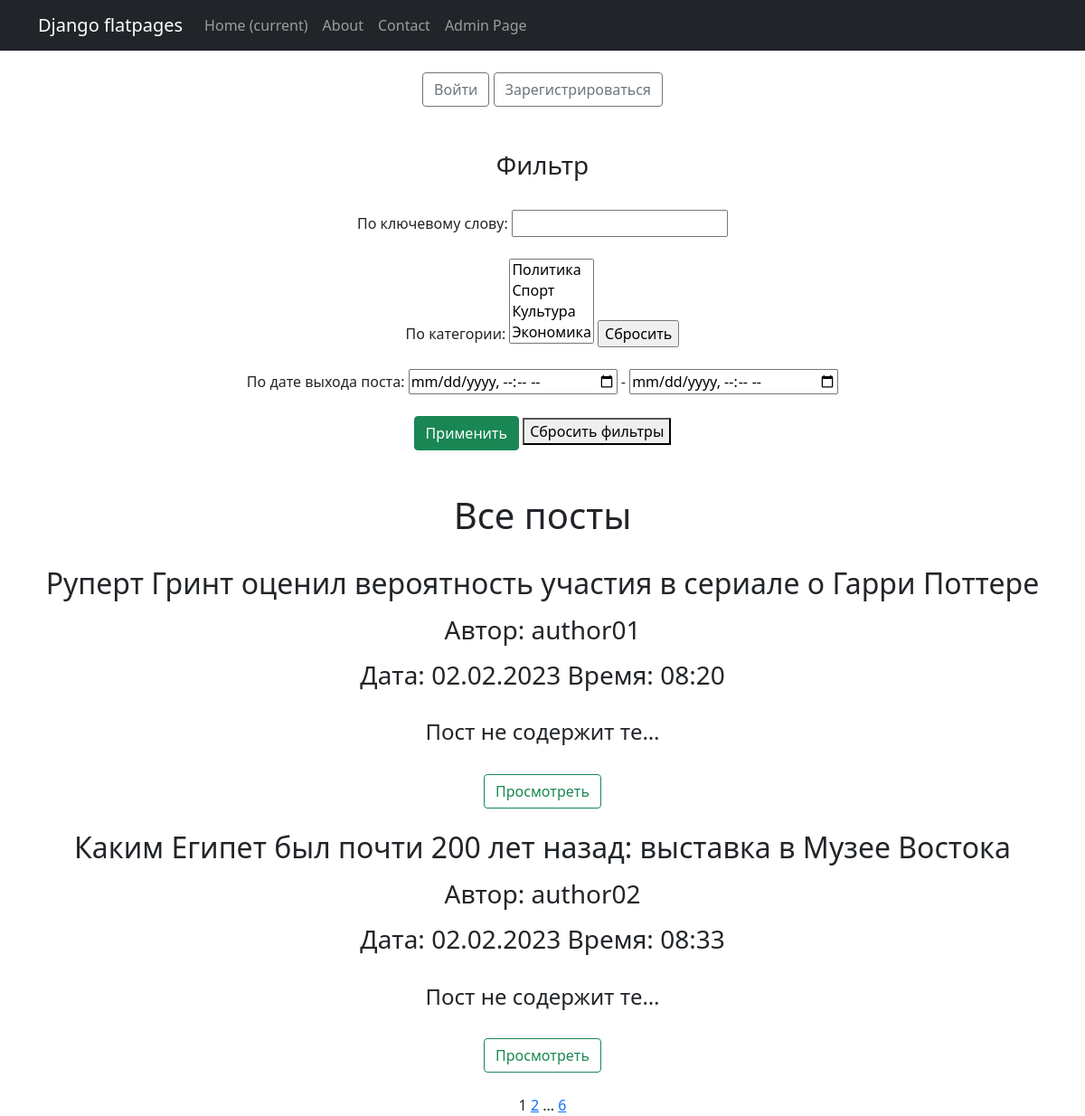
/posts/, run on the app's committed database.
### news/models.py (models this page shows, shortened)
class Post (models.Model):
    author = models.ForeignKey(Author, on_delete=models.CASCADE)
    article = 'A'
    news = 'N'
    POSTS = [
        (article, 'статья'),
        (news, 'новость'),
    ]
    type = models.CharField(max_length=1,
                                choices=POSTS,
                                default=news)
    time_in = models.DateTimeField(auto_now_add=True)#время создания
    category = models.ManyToManyField(Category, through='PostCategory')
    heading = models.CharField(max_length=255,) #заголовок
    text = models.TextField(default="Пост не содержит текста")
    rate = models.IntegerField(default = 0) #рейтинг
    def date(self):
        d=self.time_in.date()
        new_date = d.strftime("%d.%m.%Y")
        return new_date
    def time(self):
        t=self.time_in.time()
        new_time=t.strftime("%H:%M")
        return new_time

class Author (models.Model):
    authorUser = models.OneToOneField(User, on_delete=models.CASCADE)
    arating = models.IntegerField(default=0)  # рейтинг

### news/views.py (the view)
# urls.py: path('', cache_page(60 * 5)(PostsList.as_view()), name = 'posts_list'),
class PostsList(ListView):
    model = Post
    ordering = 'time_in'
    template_name = 'posts.html'
    context_object_name = 'posts'
    paginate_by = 2
    def get_queryset(self):
        queryset = super().get_queryset()
        self.filterset = ProductFilter(self.request.GET, queryset)
        return self.filterset.qs
    def get_context_data(self, **kwargs):
        context = super().get_context_data(**kwargs)
        context['filterset'] = self.filterset
        return context

### news/templatetags/news_filters.py (called while the page is built)
@register.filter()
def censored(wordstr):
    words=list(wordstr.split())
    words_censored=words.copy()
    for index, word in enumerate(words):
        if word.lower() in CENSORED_WORDS.keys():
            words_censored[index]=CENSORED_WORDS[word.lower()]
    return ' '.join(words_censored)

### news/templatetags/news_tags.py (called while the page is built)
@register.simple_tag(takes_context=True)
def url_replace(context, **kwargs):
   d = context['request'].GET.copy()
   for k, v in kwargs.items():
       d[k] = v
   return d.urlencode()

### templates/posts.html (shortened to what this page needs)
{% extends 'default.html' %}
{% load news_filters %}
{% load news_tags %}
{% block content %}
    <br>
    {% if request.user.is_authenticated %}
    <a class="btn btn-outline-secondary"
           href="{% url 'account_logout' %}">Выйти</a>
    <a class="btn btn-outline-secondary"
           href="{% url 'subscriptions' %}">Подписки</a>
    {% else %}
    <a class="btn btn-outline-secondary"
           href="{% url 'account_login' %}">Войти</a>
    <a class="btn btn-outline-secondary"
           href="{% url 'account_signup' %}">Зарегистрироваться</a>
    {% endif %}
    <br><br><br>
   <h3>Фильтр</h3>
   <br>
   <form action="" method="get" >
       <label for="{{ filterset.form.heading__contains.id }}">По ключевому слову:</label>
       <input
               id="{{ filterset.form.heading__contains.id }}"
               name="heading__contains"
               value=""
       >
       <br><br>
       <label for="id_category__choice">По категории:</label>
       <select
                   name="category__choice"
                   id="id_category__choice" multiple="">
                   <option value="1">Политика</option>
                   <option value="2">Cпорт</option>
                   <option value="3">Культура</option>
                   <option value="4">Экономика</option>
                   <option value="5">Россия</option>
       </select>
       <input type="reset" value="Сбросить">
       <br><br>
       <label for="{{ filterset.form.time_in__range.id }}">По дате выхода поста:</label>
       <input
               type="datetime-local"
               id="{{ filterset.form.time_in__range.id }}"
               name="time_in__range_min"
               value="{{ filterset.form.time_in__range.value }}"
       >
       <label for="{{ filterset.form.time_in__range.id }}"> - </label>
       <input
               type="datetime-local"
               id="{{ filterset.form.time_in__range.id }}"
               name="time_in__range_max"
               value="{{ filterset.form.time_in__range.value }}"
       >
       <br><br>
       <input type="submit" class="btn btn-success" value="Применить" />
       <form action="/posts/.html" >
             <button>Сбросить фильтры</button>
       </form>
   </form>
   <br><br>
   <h1>Все посты</h1>
   <br>
   {% if posts %}
      {% for post in posts %}
          <h2>{{ post.heading|censored }}</h2>
          <p align="left">
          <h3>Автор: {{ post.author.authorUser }}</h3></p>
          <h3>Дата: {{ post.date}} Время: {{ post.time}}</h3>
          <br>
          <h4>{{ post.text|truncatechars:20}}<br></h4>
          <br>
          <a class="btn btn-outline-success"
             href="{% url 'post_detail' post.id %}">Просмотреть</a>
          <br><br>
      {% endfor %}
   {% else %}
      <h2>Постов нет!</h2>
   {% endif %}
   {{ page_obj.number }}
   {% if page_obj.has_next %}
       <a href="?{% url_replace page=page_obj.next_page_number %}">{{ page_obj.next_page_number }}</a>
       {% if paginator.num_pages != page_obj.next_page_number %}
           ...
           <a href="?{% url_replace page=page_obj.paginator.num_pages %}">{{ page_obj.paginator.num_pages }}</a>
       {% endif %}
   {% endif %}
{% endblock content %}

### data on the page
Post: heading|censored "Руперт Гринт оценил вероятность участия в сериале о Гарри Поттере", author.authorUser "author01", date "02.02.2023", time "08:20", text "Пост не содержит те…"
Post: heading|censored "Каким Египет был почти 200 лет назад: выставка в Музее Востока", author.authorUser "author02", date "02.02.2023", time "08:33", text "Пост не содержит те…"

### other printed values
{{ page_obj.number }} "1"
{{ page_obj.next_page_number }} "2"
{{ page_obj.paginator.num_pages }} "6"
